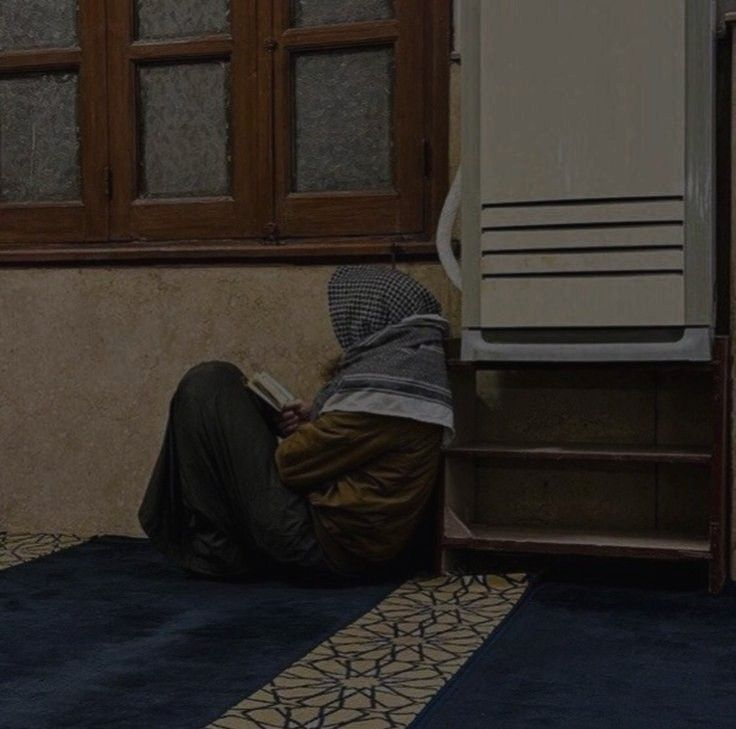
#> input picture Images/BASTANUK.jpg, 736 x 729 px
$ python 'Image Transtion.py'
#> lines starting #> are read from the running program, lines starting #| are printed output that depends on the picture
import cv2
import numpy as np

image = cv2.imread('Images/BASTANUK.jpg')
#> image is the input picture: shape (729, 736, 3); mean B, G, R 40.1, 44.5, 49.7

# rows = image.shape[0]
# cols = image.shape[1]

rows,cols = image.shape[:2]
#> rows = 729; cols = 736

t_x = 100
t_y = 50

translation_matrix = np.float32([
#   [x, y, transition value] treat x and y here as booleans
    [1, 0, t_x],
    [0, 1, t_y]
])

translated_image = cv2.warpAffine(image, translation_matrix, (cols, rows))
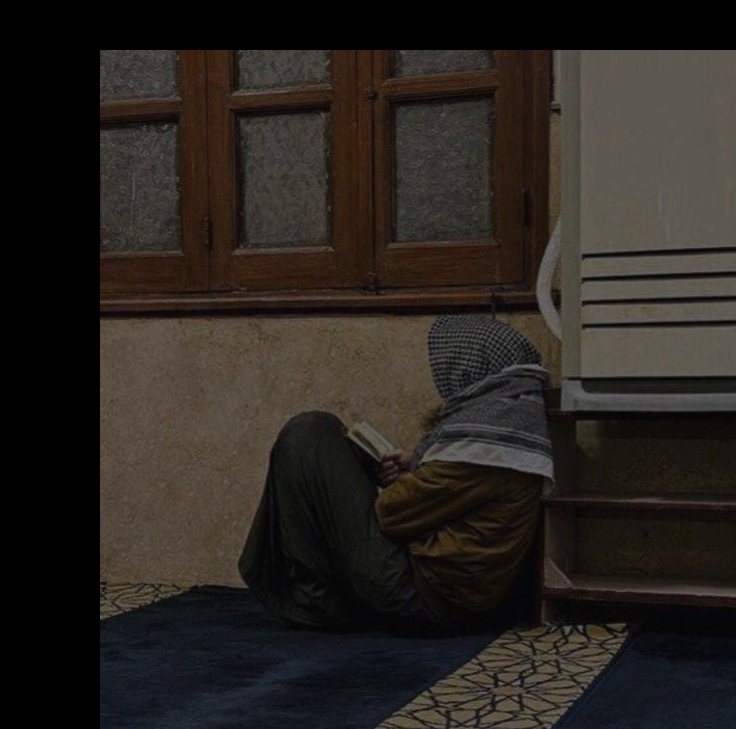
#> translated_image: shape (729, 736, 3); mean B, G, R 32, 36.4, 41.3

cv2.imshow('Original Image', image)
cv2.imshow('Translated Image', translated_image)

cv2.waitKey(0)
cv2.destroyAllWindows()

$ run again, with Images/Wise man in library.jpg copied over Images/BASTANUK.jpg
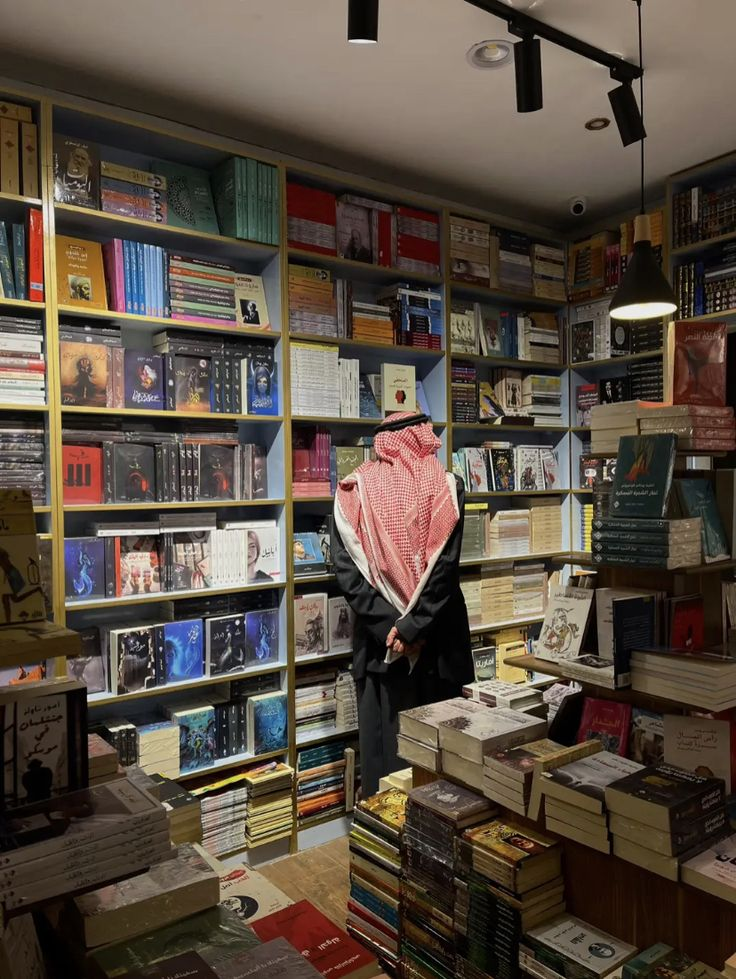
#> input picture Images/Wise man in library.jpg, 736 x 979 px
#> image is the input picture: shape (979, 736, 3); mean B, G, R 64.3, 75.7, 87.8
#> `translated_image = cv2.warpAffine(image, translation_matrix, (cols, ro..`:
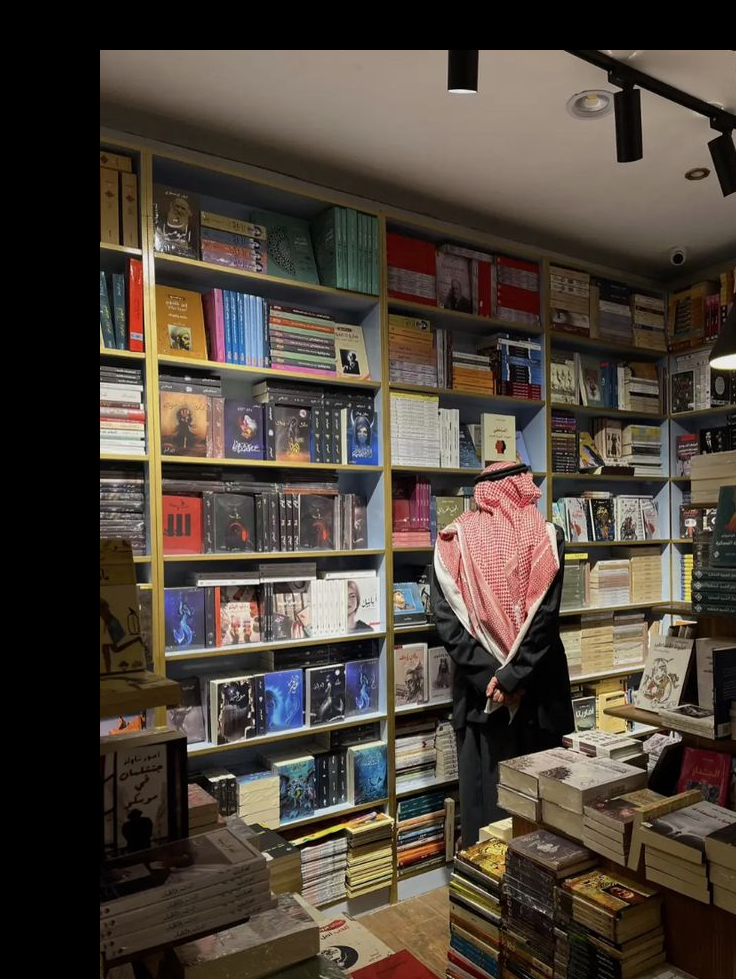
#> translated_image: shape (979, 736, 3); mean B, G, R 57.5, 66.9, 76.6
